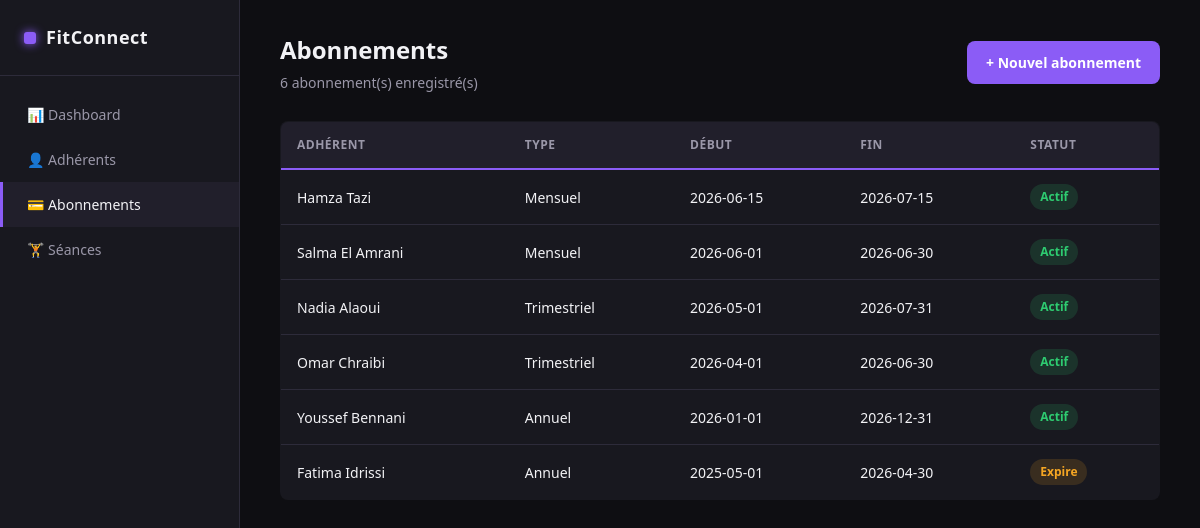
Page /public/index.php?page=abonnements on the committed database.
### tables this page shows
CREATE TABLE abonnements (
    id_abonnement   INT AUTO_INCREMENT PRIMARY KEY,
    type            ENUM('mensuel', 'trimestriel', 'annuel') NOT NULL,
    date_debut      DATE NOT NULL,
    date_fin        DATE NOT NULL,
    statut          ENUM('actif', 'expire', 'resilie') NOT NULL DEFAULT 'actif',
    id_adherent     INT NOT NULL,
    CONSTRAINT fk_abonnement_adherent
        FOREIGN KEY (id_adherent) REFERENCES adherents(id_adherent)
        ON UPDATE CASCADE ON DELETE RESTRICT,
    CONSTRAINT chk_dates_abonnement CHECK (date_fin > date_debut)
);

### app/Controllers/AbonnementController.php (called while the page is built, shortened)
<?php
class AbonnementController
{
    private AbonnementService $abonnementService;
    private AdherentService $adherentService;
    public function __construct(AbonnementService $abonnementService, AdherentService $adherentService)
    {
        $this->abonnementService = $abonnementService;
        $this->adherentService = $adherentService;
    }
    public function index(): void
    {
        $abonnements = $this->abonnementService->listerTous();
        $adherents = $this->adherentService->listerTous();
        $adherentsParId = [];
        foreach ($adherents as $a) {
            $adherentsParId[$a->getIdAdherent()] = $a->getNomComplet();
        }
        require __DIR__ . '/../../views/abonnements/index.php';
    }
}

### app/Services/AbonnementService.php (called while the page is built, shortened)
<?php
class AbonnementService
{
    private AbonnementRepository $abonnementRepository;
    public function __construct(
        AbonnementRepository $abonnementRepository,
        AdherentRepository $adherentRepository
    ) {
        $this->abonnementRepository = $abonnementRepository;
    }
    public function listerTous(): array
    {
        return $this->abonnementRepository->findAll();
    }
}

### app/Repositories/AbonnementRepository.php (called while the page is built, shortened)
<?php
class AbonnementRepository
{
    private PDO $pdo;
    public function __construct(PDO $pdo)
    {
        $this->pdo = $pdo;
    }
    public function findAll(): array
    {
        $stmt = $this->pdo->query('SELECT * FROM abonnements ORDER BY date_debut DESC');
        return array_map(fn($row) => Abonnement::fromArray($row), $stmt->fetchAll());
    }
}

### app/Entities/Abonnement.php (called while the page is built, shortened)
<?php
class Abonnement
{
    private string $type;
    private string $dateDebut;
    private string $dateFin;
    private string $statut;
    private int $idAdherent;
    public function __construct(
        ?int $idAbonnement,
        string $type,
        string $dateDebut,
        string $dateFin,
        string $statut,
        int $idAdherent
    ) {
        $this->dateDebut = $dateDebut;
        $this->dateFin = $dateFin;
        $this->statut = $statut;
        $this->idAdherent = $idAdherent;
    }
    public function getType(): string { return $this->type; }
    public function getDateDebut(): string { return $this->dateDebut; }
    public function getDateFin(): string { return $this->dateFin; }
    public function getStatut(): string { return $this->statut; }
    public function getIdAdherent(): int { return $this->idAdherent; }
    public function setType(string $type): void
    {
        $valides = [self::TYPE_MENSUEL, self::TYPE_TRIMESTRIEL, self::TYPE_ANNUEL];
        $this->type = $type;
    }
    public static function fromArray(array $row): self
    {
        return new self(
            (int) $row['id_abonnement'],
            $row['type'],
            $row['date_debut'],
            $row['date_fin'],
            $row['statut'],
            (int) $row['id_adherent']
        );
    }
}

### app/Services/AdherentService.php (called while the page is built, shortened)
<?php
class AdherentService
{
    private AdherentRepository $adherentRepository;
    public function __construct(AdherentRepository $adherentRepository)
    {
        $this->adherentRepository = $adherentRepository;
    }
    public function listerTous(): array
    {
        return $this->adherentRepository->findAll();
    }
}

### app/Repositories/AdherentRepository.php (called while the page is built, shortened)
<?php
class AdherentRepository
{
    private PDO $pdo;
    public function __construct(PDO $pdo)
    {
        $this->pdo = $pdo;
    }
    public function findAll(): array
    {
        $stmt = $this->pdo->query(
            'SELECT * FROM adherents ORDER BY nom, prenom'
        );
        return array_map(fn($row) => Adherent::fromArray($row), $stmt->fetchAll());
    }
}

### app/Entities/Adherent.php (called while the page is built, shortened)
<?php
class Adherent
{
    private string $nom;
    private string $prenom;
    public function __construct(
        ?int $idAdherent,
        string $nom,
        string $prenom,
        string $email,
        ?string $telephone,
        ?string $dateNaissance,
        string $dateInscription,
        int $idSalle
    ) {
        $this->nom = $nom;
        $this->prenom = $prenom;
    }
    public function getNomComplet(): string
    {
        return $this->prenom . ' ' . $this->nom;
    }
    public static function fromArray(array $row): self
    {
        return new self(
            (int) $row['id_adherent'],
            $row['nom'],
            $row['prenom'],
            $row['email'],
            $row['telephone'] ?? null,
            $row['date_naissance'] ?? null,
            $row['date_inscription'],
            (int) $row['id_salle']
        );
    }
}

### views/abonnements/index.php (the view, shortened to what this page needs)
<?php
require __DIR__ . '/../layout/header.php';
$badgeClass = [
    Abonnement::STATUT_ACTIF   => 'badge-actif',
    Abonnement::STATUT_EXPIRE  => 'badge-expire',
    Abonnement::STATUT_RESILIE => 'badge-resilie',
];
?>
<div class="topbar">
    <div>
        <h1>Abonnements</h1>
        <div class="subtitle"><?= count($abonnements) ?> abonnement(s) enregistré(s)</div>
    </div>
    <a href="index.php?page=abonnements&action=create" class="btn btn-primary">+ Nouvel abonnement</a>
</div>
<?php if (empty($abonnements)): ?>
    <div class="card"><div class="empty-state">Aucun abonnement pour le moment.</div></div>
<?php else: ?>
<table>
    <thead>
        <tr>
            <th>Adhérent</th>
            <th>Type</th>
            <th>Début</th>
            <th>Fin</th>
            <th>Statut</th>
        </tr>
    </thead>
    <tbody>
        <?php foreach ($abonnements as $ab): ?>
        <tr>
            <td><?= htmlspecialchars($adherentsParId[$ab->getIdAdherent()] ?? '—') ?></td>
            <td><?= ucfirst(htmlspecialchars($ab->getType())) ?></td>
            <td><?= htmlspecialchars($ab->getDateDebut()) ?></td>
            <td><?= htmlspecialchars($ab->getDateFin()) ?></td>
            <td><span class="badge <?= $badgeClass[$ab->getStatut()] ?? '' ?>"><?= ucfirst(htmlspecialchars($ab->getStatut())) ?></span></td>
        </tr>
        <?php endforeach; ?>
    </tbody>
</table>
<?php endif; ?>
<?php require __DIR__ . '/../layout/footer.php'; ?>

### public/assets/css/style.css (style rules this page uses)
:root { --color-bg: #0e0e12; --color-surface: #18181f; --color-surface-alt: #211f2b; --color-border: #2d2b3a; --color-red: #8b5cf6; --color-red-dark: #6d28d9; --color-red-light: #a78bfa; --color-text: #f2f2f5; --color-text-muted: #9a97a8; --color-success: #2ecc71; --color-warning: #f5a623; --radius: 8px; --shadow: 0 4px 14px rgba(0, 0, 0, 0.4); --font: 'Segoe UI', Roboto, -apple-system, sans-serif; }
* { box-sizing: border-box; }
body { margin: 0; font-family: var(--font); background: var(--color-bg); color: var(--color-text); line-height: 1.5; }
a { color: var(--color-red-light); text-decoration: none; }
.topbar { display: flex; justify-content: space-between; align-items: center; margin-bottom: 28px; }
.topbar h1 { font-size: 24px; margin: 0; font-weight: 700; }
.topbar .subtitle { color: var(--color-text-muted); font-size: 14px; margin-top: 4px; }
.btn { display: inline-flex; align-items: center; gap: 6px; padding: 10px 18px; border-radius: var(--radius); font-size: 14px; font-weight: 600; border: 1px solid transparent; cursor: pointer; text-decoration: none; }
.btn-primary { background: var(--color-red); color: #fff; }
table { width: 100%; border-collapse: collapse; background: var(--color-surface); border-radius: var(--radius); overflow: hidden; border: 1px solid var(--color-border); }
thead th { background: var(--color-surface-alt); text-align: left; padding: 14px 16px; font-size: 12px; text-transform: uppercase; letter-spacing: 0.5px; color: var(--color-text-muted); border-bottom: 2px solid var(--color-red); }
tbody td { padding: 14px 16px; border-bottom: 1px solid var(--color-border); font-size: 14px; }
tbody tr:last-child td { border-bottom: none; }
.badge { display: inline-block; padding: 4px 10px; border-radius: 20px; font-size: 12px; font-weight: 600; }
.badge-actif { background: rgba(46, 204, 113, 0.15); color: var(--color-success); }
.badge-expire { background: rgba(245, 166, 35, 0.15); color: var(--color-warning); }

### rows in the picture
abonnements: id_adherent "Hamza Tazi", type "Mensuel", date_debut "2026-06-15", date_fin "2026-07-15", statut "Actif"
abonnements: id_adherent "Salma El Amrani", type "Mensuel", date_debut "2026-06-01", date_fin "2026-06-30", statut "Actif"
abonnements: id_adherent "Nadia Alaoui", type "Trimestriel", date_debut "2026-05-01", date_fin "2026-07-31", statut "Actif"
abonnements: id_adherent "Omar Chraibi", type "Trimestriel", date_debut "2026-04-01", date_fin "2026-06-30", statut "Actif"
abonnements: id_adherent "Youssef Bennani", type "Annuel", date_debut "2026-01-01", date_fin "2026-12-31", statut "Actif"
abonnements: id_adherent "Fatima Idrissi", type "Annuel", date_debut "2025-05-01", date_fin "2026-04-30", statut "Expire"

### other values in the picture
count($abonnements) "6"
